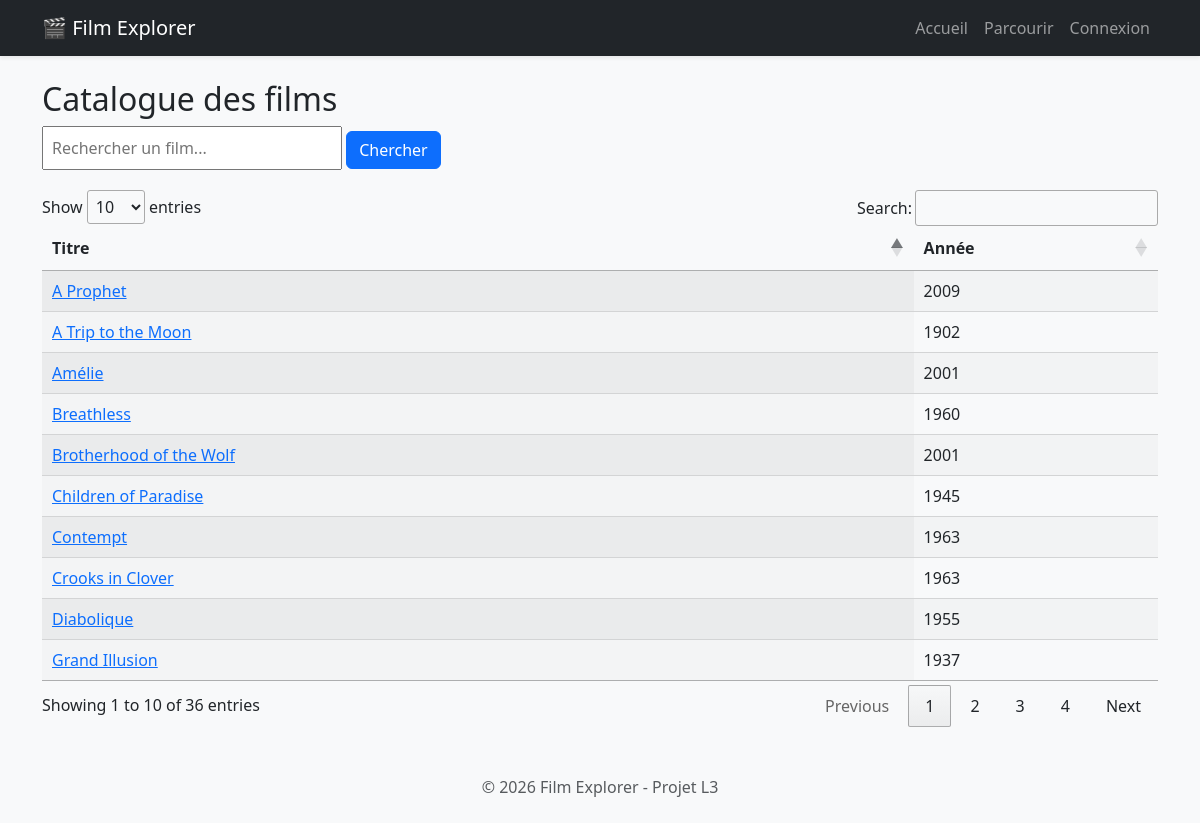
/films/, run on the app's committed database.
### films/models.py (models this page shows, shortened)
class Film2(models.Model):
    title = models.CharField(max_length=200)
    release_year = models.IntegerField(null=True, blank=True)
    slug = models.SlugField(unique=True, blank=True)
    viewed_by = models.ManyToManyField(User, blank=True)

### films/views.py (the view)
# urls.py: path('films/', views.film_list, name='film_list'),
def film_list(request):
    query = request.GET.get('q')
    if query:
        films = Film2.objects.filter(title__icontains=query)
    else:
        films = Film2.objects.all()
    return render(request, 'film_list.html', {"films": films, "query": query})

### films/templates/film_list.html (shortened to what this page needs)
{% extends "base.html" %}
{% block extra_head %}
    <link rel="stylesheet" href="https://cdn.datatables.net/1.11.3/css/jquery.dataTables.css">
{% endblock %}
{% block content %}
    <h2>Catalogue des films</h2>
    <form action="{% url 'film_list' %}" method="get" style="margin-bottom: 20px;">
        <input type="text" name="q" placeholder="Rechercher un film..." value="{{ query|default:'' }}" style="padding: 8px; width: 300px;">
        <button type="submit" class="btn btn-primary">Chercher</button>
    </form>
    <table id='filmTable' class='display'>
        <thead><tr><th>Titre</th><th>Année</th></tr></thead>
        <tbody>
            {% for film in films %}
            <tr>
                <td><a href="{% url 'film_detail' slug=film.slug %}">{{ film.title }}</a></td>
                <td>{{ film.release_year }}</td>
            </tr>
            {% endfor %}
        </tbody>
    </table>
{% endblock %}

### films/templates/base.html (shortened to what this page needs)
<!doctype html>
<html lang="fr">
<head>
    <link href="https://cdn.jsdelivr.net/npm/bootstrap@5.3.0/dist/css/bootstrap.min.css" rel="stylesheet">
    {% block extra_head %}{% endblock %}
</head>
<body class="bg-light">
    <nav class="navbar navbar-expand-lg navbar-dark bg-dark shadow-sm">
        <div class="container">
            <a class="navbar-brand" href="{% url 'home' %}">🎬 Film Explorer</a>
            <div class="collapse navbar-collapse">
                <ul class="navbar-nav ms-auto">
                    <li class="nav-item"><a class="nav-link" href="{% url 'home' %}">Accueil</a></li>
                    <li class="nav-item"><a class="nav-link" href="{% url 'film_list' %}">Parcourir</a></li>
                    {% if user.is_authenticated %}
                        <li class="nav-item"><a class="nav-link text-info" href="{% url 'profile' %}">Mon Espace ({{ user.username }})</a></li>
                    {% else %}
                        <li class="nav-item"><a class="nav-link" href="{% url 'login' %}">Connexion</a></li>
                    {% endif %}
                </ul>
            </div>
        </div>
    </nav>
    <main class="container mt-4">
        {% block content %}{% endblock %}
    </main>
    <footer class="text-center mt-5 mb-4 text-muted">
        <p>&copy; 2026 Film Explorer - Projet L3</p>
    </footer>
</body>
</html>

### data on the page
Film2: title "Amélie", release_year "2001"
Film2: title "Children of Paradise", release_year "1945"
Film2: title "Breathless", release_year "1960"
Film2: title "A Prophet", release_year "2009"
Film2: title "Contempt", release_year "1963"
Film2: title "Grand Illusion", release_year "1937"
Film2: title "Brotherhood of the Wolf", release_year "2001"
Film2: title "A Trip to the Moon", release_year "1902"
Film2: title "Diabolique", release_year "1955"
Film2: title "Crooks in Clover", release_year "1963"
